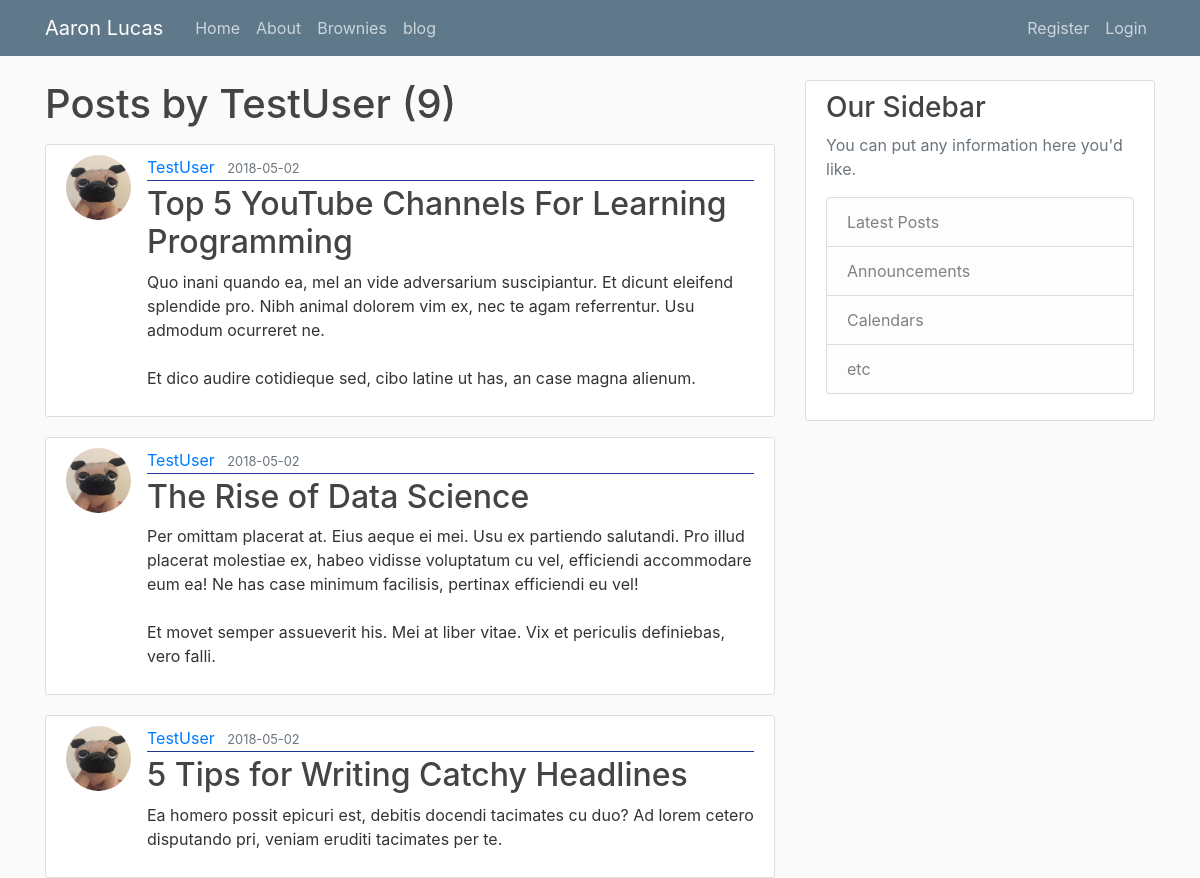
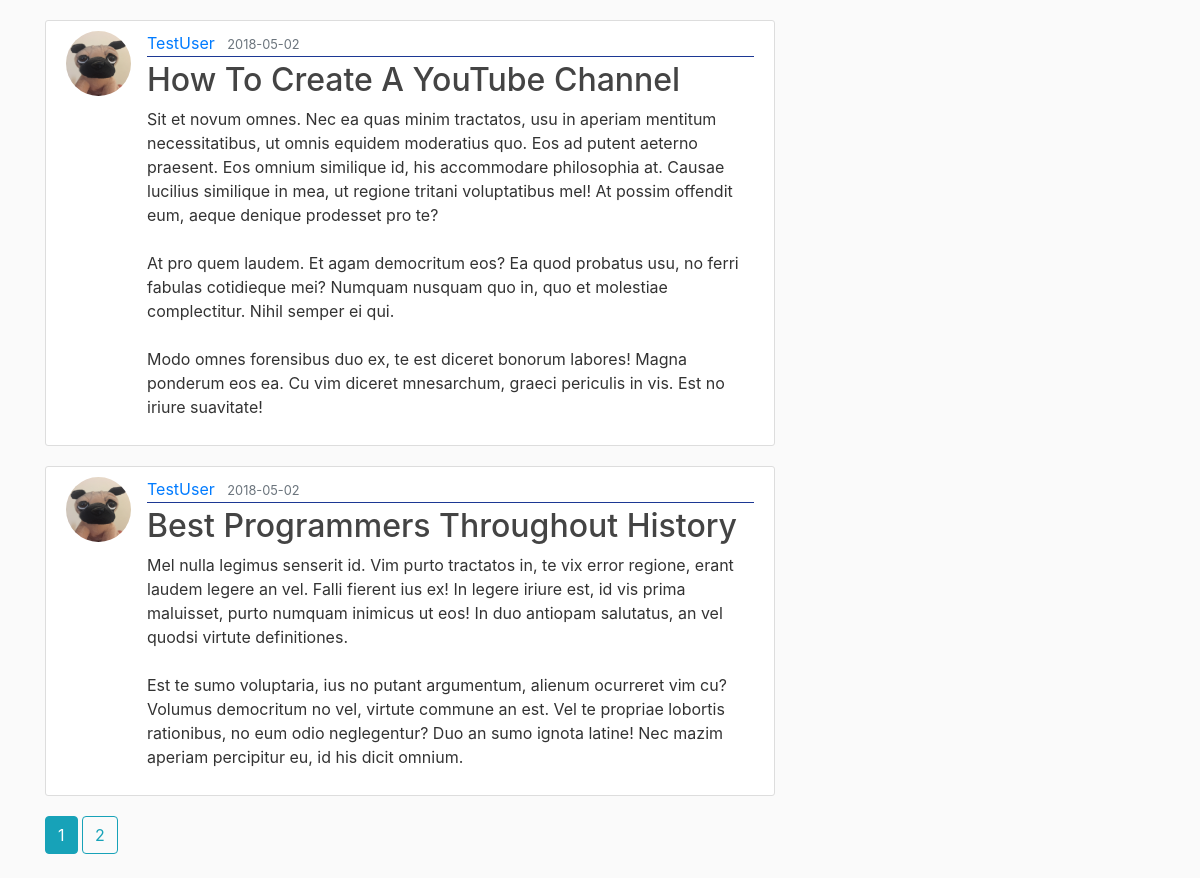
Page /user/TestUser on the committed database (2 pictures, top to bottom).
### flaskblog/models.py (models this page shows, shortened)
class User(db.Model, UserMixin):
    id = db.Column(db.Integer, primary_key=True)
    username = db.Column(db.String(20), unique=True, nullable=False)
    email = db.Column(db.String(120), unique=True, nullable=False)
    image_file = db.Column(db.String(20), nullable=False, default='default.jpg')
    password = db.Column(db.String(60), nullable=False)
    posts = db.relationship('Post', backref='author', lazy=True)

class Post(db.Model):
    id = db.Column(db.Integer, primary_key=True)
    title = db.Column(db.String(100), nullable=False)
    date_posted = db.Column(db.DateTime, nullable=False, default=datetime.utcnow)
    content = db.Column(db.Text, nullable=False)
    user_id = db.Column(db.Integer, db.ForeignKey('user.id'), nullable=False)

### flaskblog/users/routes.py (the view)
@users.route("/user/<string:username>")
def user_posts(username):
    page = request.args.get('page', 1, type=int)
    user = User.query.filter_by(username=username).first_or_404()
    posts = Post.query.filter_by(author=user)\
        .order_by(Post.date_posted.desc())\
        .paginate(page=page, per_page=5)
    return render_template('user_posts.html', posts=posts, user=user)

### flaskblog/templates/user_posts.html
{% extends "layout.html" %}
{% block content %}
    <h1 class="mb-3">Posts by {{ user.username }} ({{ posts.total }})</h1>
    {% for post in posts.items %}
        <article class="media content-section">
          <img class="rounded-circle article-img" src="{{ url_for('static', filename='profile_pics/' + post.author.image_file) }}">
          <div class="media-body">
            <div class="article-metadata">
              <a class="mr-2" href="{{ url_for('posts.user_posts', username=post.author.username) }}">{{ post.author.username }}</a>
              <small class="text-muted">{{ post.date_posted.strftime('%Y-%m-%d') }}</small>
            </div>
            <h2><a class="article-title" href="{{ url_for('posts.post', post_id=post.id) }}">{{ post.title }}</a></h2>
            <p class="article-content">{{ post.content }}</p>
          </div>
        </article>
    {% endfor %}
    {% for page_num in posts.iter_pages(left_edge=1, right_edge=1, left_current=1, right_current=2) %}
      {% if page_num %}
        {% if posts.page == page_num %}
          <a class="btn btn-info mb-4" href="{{ url_for('users.user_posts', username=user.username, page=page_num) }}">{{ page_num }}</a>
        {% else %}
          <a class="btn btn-outline-info mb-4" href="{{ url_for('users.user_posts', username=user.username, page=page_num) }}">{{ page_num }}</a>
        {% endif %}
      {% else %}
        ...
      {% endif %}
    {% endfor %}
{% endblock content %}

### flaskblog/templates/layout.html (shortened to what this page needs)
<!DOCTYPE html>
<html>
<head>
    <link rel="stylesheet" href="https://maxcdn.bootstrapcdn.com/bootstrap/4.0.0/css/bootstrap.min.css">
    <link rel="stylesheet" type="text/css" href="{{ url_for('static', filename='main.css') }}">
</head>
<body>
    <header class="site-header">
      <nav class="navbar navbar-expand-md navbar-dark bg-steel fixed-top">
        <div class="container">
          <a class="navbar-brand mr-4" href="/">Aaron Lucas</a>
          <div class="collapse navbar-collapse" id="navbarToggle">
            <div class="navbar-nav mr-auto">
              <a class="nav-item nav-link" href="{{ url_for('main.home') }}">Home</a>
              <a class="nav-item nav-link" href="{{ url_for('main.about') }}">About</a>
              <a class="nav-item nav-link" href="{{ url_for('main.chocolateBrownies') }}">Brownies</a>
              <a class="nav-item nav-link" href="{{ url_for('main.blog') }}">blog</a>
            </div>
            <div class="navbar-nav">
                    {% if current_user.is_authenticated %}
                    <a class="nav-item nav-link" href="{{ url_for('posts.new_post') }}">New Post</a>
                    <a class="nav-item nav-link" href="{{ url_for('users.account') }}">Account</a>
                    <a class="nav-item nav-link" href="{{ url_for('users.logout') }}">Logout</a>
                    {% else %}
              <a class="nav-item nav-link" href="{{ url_for('users.register' )}}">Register</a>
              <a class="nav-item nav-link" href="{{ url_for('users.login') }}">Login</a>
                    {% endif %}
            </div>
          </div>
        </div>
      </nav>
    </header>
    <main role="main" class="container">
      <div class="row">
        <div class="col-md-8">
          {% block content %}{% endblock %}
        </div>
        <div class="col-md-4">
          <div class="content-section">
            <h3>Our Sidebar</h3>
            <p class='text-muted'>You can put any information here you'd like.
              <ul class="list-group">
                <li class="list-group-item list-group-item-light">Latest Posts</li>
                <li class="list-group-item list-group-item-light">Announcements</li>
                <li class="list-group-item list-group-item-light">Calendars</li>
                <li class="list-group-item list-group-item-light">etc</li>
              </ul>
            </p>
          </div>
        </div>
      </div>
    </main>
</body>
</html>

### flaskblog/static/main.css (style rules this page uses)
body { background: #fafafa; color: #333333; margin-top: 5rem; }
h1, h2, h3, h4, h5, h6 { color: #444444; }
.bg-steel { background-color: #5f788a; }
.site-header .navbar-nav .nav-link { color: #cbd5db; }
.content-section { background: #ffffff; padding: 10px 20px; border: 1px solid #dddddd; border-radius: 3px; margin-bottom: 20px; }
.article-title { color: #444444; }
.article-content { white-space: pre-line; }
.article-img { height: 65px; width: 65px; margin-right: 16px; }
.article-metadata { padding-bottom: 1px; margin-bottom: 4px; border-bottom: 1px solid #1c3894 }

### rows in the picture
User: username "TestUser"
Post: image_file (placeholder picture), author.username "TestUser", date_posted "2018-05-02", title "Top 5 YouTube Channels For Learning Programming", content "Quo inani quando ea, mel an vide adversarium suscipiantur. Et dicunt eleifend splendide pro. Nibh animal dolorem vim ex, nec te agam referrentur. Usu admodum ocurreret ne. Et dico audire cotidieque sed, cibo latine ut has, an case magna alienum."
Post: image_file (placeholder picture), author.username "TestUser", date_posted "2018-05-02", title "The Rise of Data Science", content "Per omittam placerat at. Eius aeque ei mei. Usu ex partiendo salutandi. Pro illud placerat molestiae ex, habeo vidisse voluptatum cu vel, efficiendi accommodare eum ea! Ne has case minimum facilisis, pertinax efficiendi eu vel! Et movet semper assueverit his. Mei at liber vitae. Vix et periculis definiebas, vero falli."
Post: image_file (placeholder picture), author.username "TestUser", date_posted "2018-05-02", title "5 Tips for Writing Catchy Headlines", content "Ea homero possit epicuri est, debitis docendi tacimates cu duo? Ad lorem cetero disputando pri, veniam eruditi tacimates per te."
Post: image_file (placeholder picture), author.username "TestUser", date_posted "2018-05-02", title "How To Create A YouTube Channel", content "Sit et novum omnes. Nec ea quas minim tractatos, usu in aperiam mentitum necessitatibus, ut omnis equidem moderatius quo. Eos ad putent aeterno praesent. Eos omnium similique id, his accommodare philosophia at. Causae lucilius similique in mea, ut regione tritani voluptatibus mel! At possim offendit eum, aeque denique prodesset pro te? At pro quem laudem. Et agam democritum eos? Ea quod probatus usu, no ferri fabulas cotidieque mei? Numquam nusquam quo in, quo et molestiae complectitur. Nihil semper ei qui. Modo omnes forensibus duo ex, te est diceret bonorum labores! Magna ponderum eos ea. Cu vim diceret mnesarchum, graeci periculis in vis. Est no iriure suavitate!"
Post: image_file (placeholder picture), author.username "TestUser", date_posted "2018-05-02", title "Best Programmers Throughout History", content "Mel nulla legimus senserit id. Vim purto tractatos in, te vix error regione, erant laudem legere an vel. Falli fierent ius ex! In legere iriure est, id vis prima maluisset, purto numquam inimicus ut eos! In duo antiopam salutatus, an vel quodsi virtute definitiones. Est te sumo voluptaria, ius no putant argumentum, alienum ocurreret vim cu? Volumus democritum no vel, virtute commune an est. Vel te propriae lobortis rationibus, no eum odio neglegentur? Duo an sumo ignota latine! Nec mazim aperiam percipitur eu, id his dicit omnium."

### other values in the picture
{{ posts.total }} "9"
{{ page_num }} "1"
{{ page_num }} "2"
